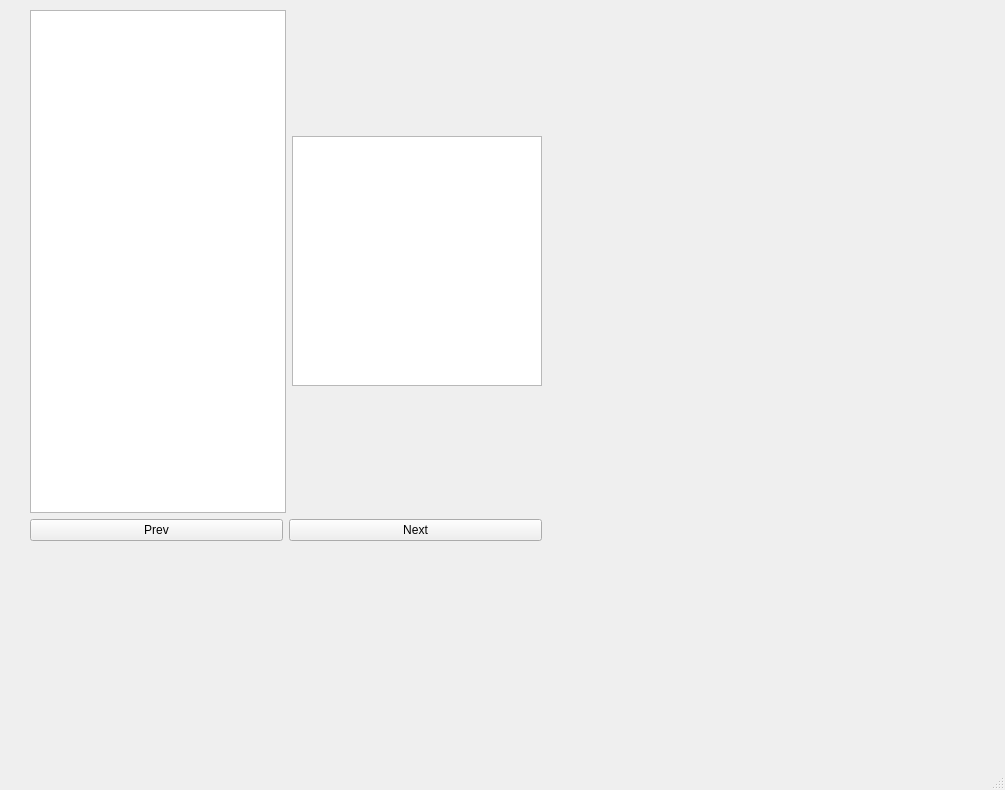
<?xml version="1.0" encoding="UTF-8"?>
<ui version="4.0">
 <class>MainWindow</class>
 <widget class="QMainWindow" name="MainWindow">
  <property name="geometry">
   <rect>
    <x>0</x>
    <y>0</y>
    <width>1005</width>
    <height>790</height>
   </rect>
  </property>
  <property name="windowTitle">
   <string>MainWindow</string>
  </property>
  <widget class="QWidget" name="centralwidget">
   <widget class="QWidget" name="verticalLayoutWidget">
    <property name="geometry">
     <rect>
      <x>30</x>
      <y>10</y>
      <width>691</width>
      <height>531</height>
     </rect>
    </property>
    <layout class="QVBoxLayout" name="verticalLayout">
     <property name="sizeConstraint">
      <enum>QLayout::SetMaximumSize</enum>
     </property>
     <item>
      <layout class="QHBoxLayout" name="horizontalLayout">
       <item>
        <widget class="QGraphicsView" name="big_pic">
         <property name="sizePolicy">
          <sizepolicy hsizetype="Fixed" vsizetype="Expanding">
           <horstretch>0</horstretch>
           <verstretch>0</verstretch>
          </sizepolicy>
         </property>
        </widget>
       </item>
       <item>
        <layout class="QGridLayout" name="gridLayout" rowminimumheight="0" columnminimumwidth="0">
         <property name="sizeConstraint">
          <enum>QLayout::SetDefaultConstraint</enum>
         </property>
         <item row="0" column="0">
          <widget class="QGraphicsView" name="tmb_pic">
           <property name="maximumSize">
            <size>
             <width>250</width>
             <height>250</height>
            </size>
           </property>
           <property name="baseSize">
            <size>
             <width>250</width>
             <height>250</height>
            </size>
           </property>
          </widget>
         </item>
        </layout>
       </item>
      </layout>
     </item>
     <item>
      <layout class="QHBoxLayout" name="horizontalLayout_2">
       <item>
        <widget class="QPushButton" name="next_btn">
         <property name="text">
          <string>Prev</string>
         </property>
        </widget>
       </item>
       <item>
        <widget class="QPushButton" name="prev_btn">
         <property name="text">
          <string>Next</string>
         </property>
        </widget>
       </item>
      </layout>
     </item>
    </layout>
   </widget>
  </widget>
  <widget class="QMenuBar" name="menubar">
   <property name="geometry">
    <rect>
     <x>0</x>
     <y>0</y>
     <width>1005</width>
     <height>21</height>
    </rect>
   </property>
  </widget>
  <widget class="QStatusBar" name="statusbar"/>
 </widget>
 <resources/>
 <connections/>
</ui>
